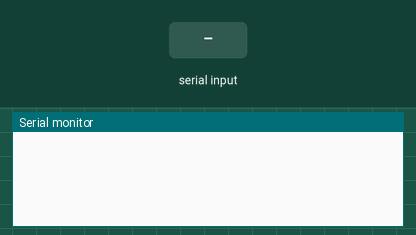
Simulated run of this sketch. Board: ESP32. Parts: the last lines printed to the serial monitor. Inputs (shaded band) come from the test bench.

Above: at 1.2 s.
1.3 s: "#" received over the second serial link
At 3.1 s:
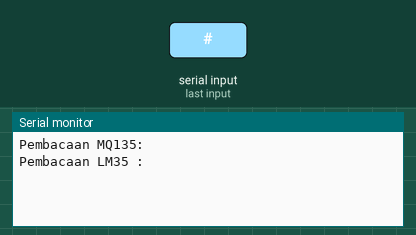
3.8 s: "1" received over the second serial link
At 6.2 s:
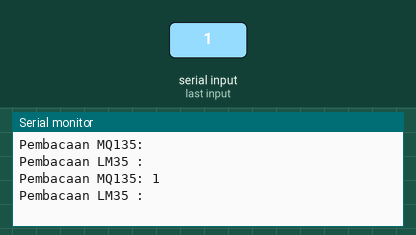

The sketch:

ParsingESP32_LM35_MQ135.ino
```cpp
#include <SoftwareSerial.h>

SoftwareSerial Arduino(34, 35); //RX tX

String dataMonitoring[10];
String infoData;

bool parsing = false;

void setup(){
  Serial.begin(9600);
  Arduino.begin(9600);
}
void loop(){
  //String dataMonitoring ="";
  if (Arduino.available() > 0){
    infoData = Arduino.readString();
    parsing = true;
  }
  if(parsing){
    Arduino.println("Data Monitoring: " + infoData);

    int sensor = 0;

    for(int i = 0; i < 2; i++){
      dataMonitoring[i] = "";
    }

    for(int i = 0; i < infoData.length(); i++){
      if(infoData[i] == '#'){
        sensor++; dataMonitoring[sensor] = "";
      } else{
        dataMonitoring[sensor] += infoData[i];
      }
    }
    Serial.println("Pembacaan MQ135: "  + dataMonitoring[0]);
    Serial.println("Pembacaan LM35 : "  + dataMonitoring[1]);
    parsing = false;
  }
}
```

Measured:
- after the input at 1.3 s, the serial monitor: prints a new line after 1.0 s (image 1)
- after the input at 3.8 s, the serial monitor: prints a new line after 1.0 s (image 2)
